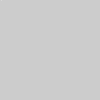
Frame 1 (no input)
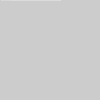
Frame 60 (the mouse pressed at the canvas centre just before this capture)
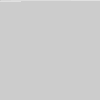
Frame 120 (the mouse held since frame 60 and released just before this capture)

The Processing sketch that drew these frames (run headless with seeded random() and noise(); from frame 60 on, the mouse is pressed at the canvas centre):

// Processing sketch: code_11_26
// ── code_11_26.pde
void setup(){
  size(100, 100);
}

void draw(){
  float gray = map(second(), 0, 59, 0, 255);
  color c = color(gray);
  int index = frameCount % (width * height);
  loadPixels();
  pixels[index] = c;
  updatePixels();
}
